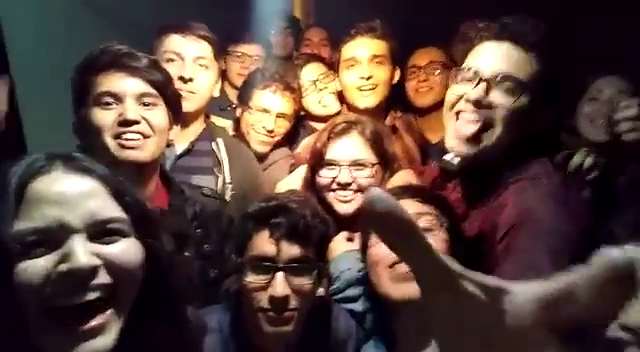
#> input picture frame 20 of personas.mp4, 640 x 352 px, given in place of video.avi, which was not available
$ python capturandoRostrosVideo.py
#> lines starting #> are read from the running program, lines starting #| are printed output that depends on the picture; after the words box and inside, x2 and y2 are one past the last pixel; in counts of white or black regions, pixels touching at a corner belong together; pictures that were not available may be replaced by others from this repository, and a replacement may not be noted
import cv2
import os
import imutils
personName = 'Martin'
dataPath = 'C:/Projects/redesNeuronales/DectectarMultiplesRostros'
personPath = dataPath + '/' + personName

if not os.path.exists(personPath):
    print("Carpeta creada:", personPath)
    os.makedirs(personPath)

cap=cv2.VideoCapture("video.avi")
faceClassif = cv2.CascadeClassifier(cv2.data.haarcascades + "haarcascade_frontalface_default.xml")

count=0

while True:
    ret,frame = cap.read()
#> frame is the input picture: shape (352, 640, 3); mean B, G, R 59.2, 65.7, 85.6
    if ret == False: break
    frame = imutils.resize(frame, width=640)
    gray = cv2.cvtColor(frame, cv2.COLOR_BGR2GRAY)
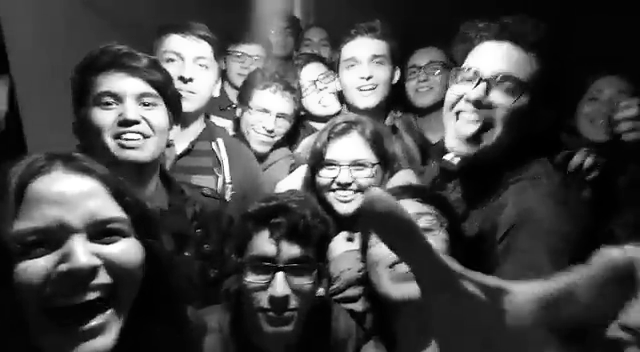
#> gray: shape (352, 640); min 0, max 255, mean 70.9
    auxFrame = frame.copy()

    faces = faceClassif.detectMultiScale(gray, 1.3, 5)
#> faces = [[397, 48, 53, 53], [154, 33, 65, 65], [332, 37, 66, 66], [242, 91, 56, 56], [85, 68, 88, 88], [307, 135, 76, 76], [226, 227, 112, 112]]


    for (x,y,w,h) in faces:
        cv2.rectangle(frame, (x,y),(x+w,y+h),(0,255,0),2)
        rostro = auxFrame[y:y+h,x:x+w]
        rostro = cv2.resize(rostro,(150,150), interpolation=cv2.INTER_CUBIC)
        cv2.imwrite(personPath + "/rostro_{}.jpg".format(count), rostro)
        count = count + 1
#> this loop made 7 passes
#> pass 1, `rostro = auxFrame[y:y+h,x:x+w]`:
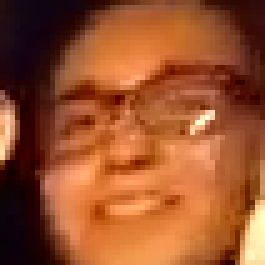
#> rostro: shape (53, 53, 3) (shown 5 times larger); mean B, G, R 44.1, 81.3, 152.1
#> pass 1, `rostro = cv2.resize(rostro,(150,150), interpolation=cv2.INTER_CUBIC)`:
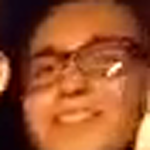
#> rostro: shape (150, 150, 3); mean B, G, R 44.2, 81.4, 152.1
#> pass 2, `rostro = auxFrame[y:y+h,x:x+w]`:
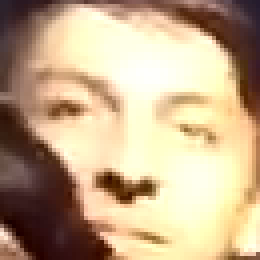
#> rostro: shape (65, 65, 3) (shown 4 times larger); mean B, G, R 138.1, 170.2, 194.3
#> pass 2, `rostro = cv2.resize(rostro,(150,150), interpolation=cv2.INTER_CUBIC)`:
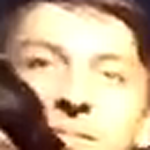
#> rostro: shape (150, 150, 3); mean B, G, R 138.1, 170.1, 194.2
#> after the loop:
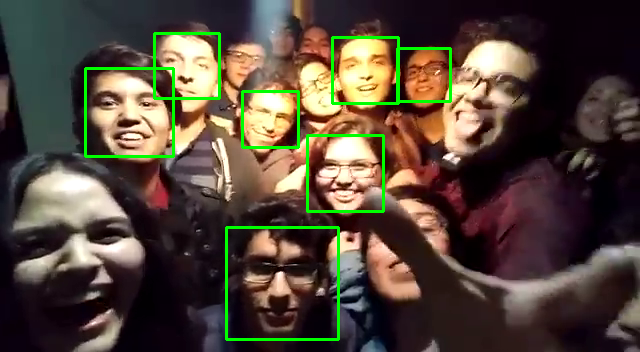
#> frame: shape (352, 640, 3); 2.68% of pixels changed, all inside (x1, y1, x2, y2) = (84, 32, 452, 341)
#> after the loop, count = 7
    cv2.imshow("frame", frame)

    k =cv2.waitKey(1)
#> (key Esc is pressed here)
    if k== 27 or count  >=300:
        break

cap.release()

$ run again, starting later in the video
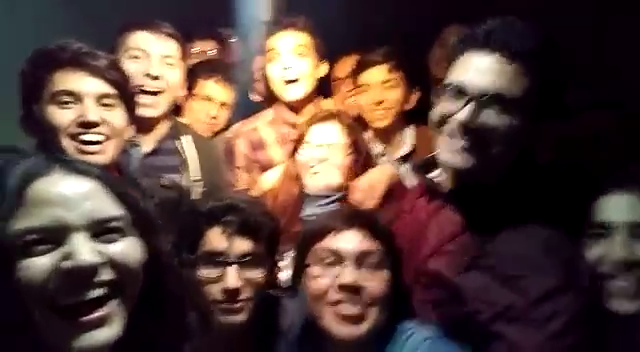
#> input picture frame 93 of personas.mp4, 640 x 352 px, given in place of video.avi, which was not available
#> frame is the input picture: shape (352, 640, 3); mean B, G, R 57.1, 62.9, 84.1
#> faces = [[349, 64, 59, 59], [187, 81, 53, 53], [255, 30, 69, 69], [112, 27, 79, 79], [43, 66, 91, 91], [298, 225, 101, 101], [184, 229, 97, 97], [10, 180, 147, 147]]
#> the loop `for (x,y,w,h) in faces:` made 8 passes
#> pass 1, `rostro = cv2.resize(rostro,(150,150), interpolation=cv2.INTER_CUBIC)`:
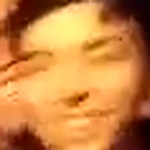
#> rostro: shape (150, 150, 3); mean B, G, R 66.2, 130.6, 199.7
#> after the loop `for (x,y,w,h) in faces:`:
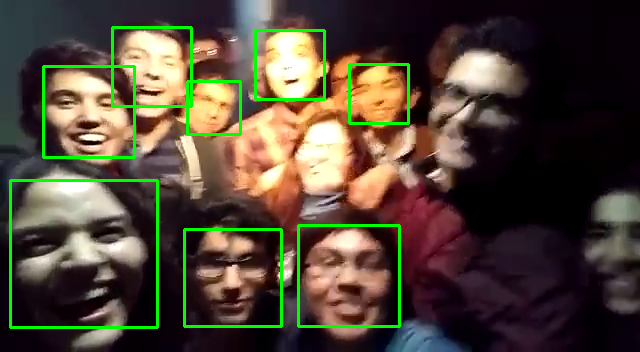
#> frame: shape (352, 640, 3); 3.68% of pixels changed, all inside (x1, y1, x2, y2) = (9, 26, 410, 329)
#> after the loop `for (x,y,w,h) in faces:`: count = 8

$ run again, starting later in the video
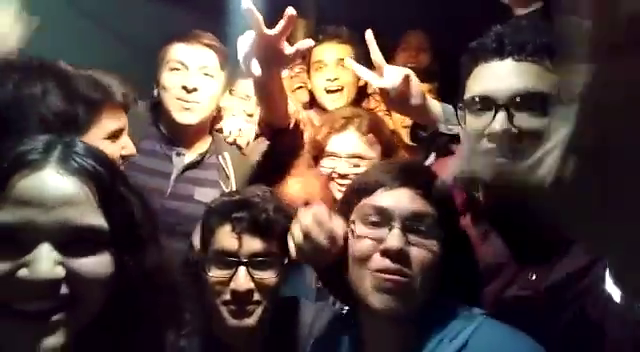
#> input picture frame 165 of personas.mp4, 640 x 352 px, given in place of video.avi, which was not available
#> frame is the input picture: shape (352, 640, 3); mean B, G, R 61.6, 64.7, 80.8
#> faces = [[149, 38, 81, 81], [300, 38, 69, 69], [448, 62, 114, 114], [342, 182, 109, 109], [187, 221, 112, 112]]
#> the loop `for (x,y,w,h) in faces:` made 5 passes
#> pass 1, `rostro = cv2.resize(rostro,(150,150), interpolation=cv2.INTER_CUBIC)`:
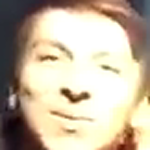
#> rostro: shape (150, 150, 3); mean B, G, R 159.3, 181.4, 195.6
#> after the loop `for (x,y,w,h) in faces:`:
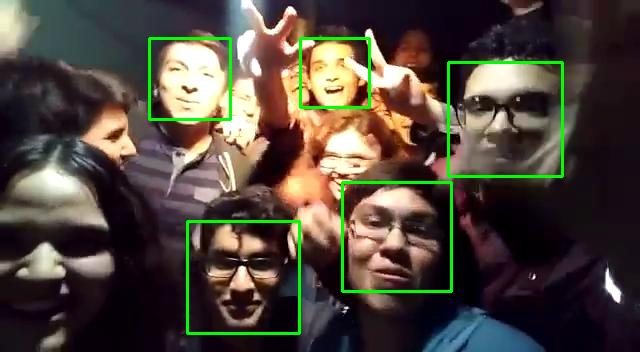
#> frame: shape (352, 640, 3); 2.57% of pixels changed, all inside (x1, y1, x2, y2) = (148, 37, 564, 335)
#> after the loop `for (x,y,w,h) in faces:`: count = 5
